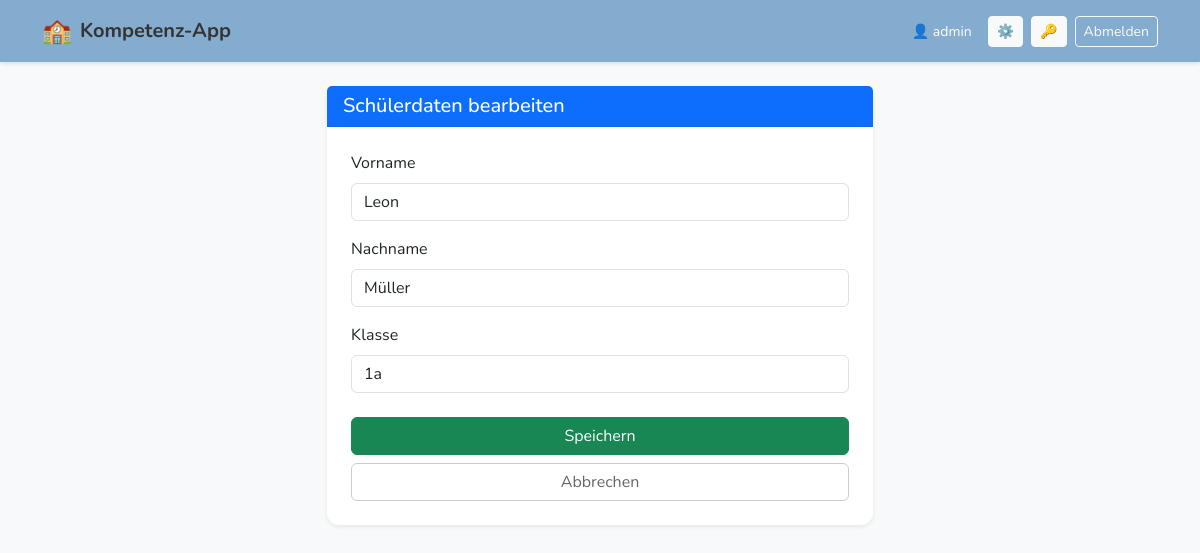
Screenshot of /admin/student/edit/1 (signed in) with the database file from the repository.
### app.py (models this page shows)
class User(UserMixin, db.Model):
    id = db.Column(db.Integer, primary_key=True)
    username = db.Column(db.String(100), unique=True)
    password_hash = db.Column(db.String(200))

class Schueler(db.Model):
    id = db.Column(db.Integer, primary_key=True)
    vorname = db.Column(db.String(100))
    nachname = db.Column(db.String(100))
    klasse = db.Column(db.String(20))

### app.py (the view, shortened to what this page needs)
@app.route('/admin/student/edit/<int:s_id>', methods=['GET', 'POST'])
@login_required
def admin_student_edit(s_id):
    schueler = Schueler.query.get(s_id)
    return render_template('admin_student_edit.html', s=schueler)

### app.py (called while the page is built)
@login_manager.user_loader
def load_user(user_id):
    return User.query.get(int(user_id))

### templates/admin_student_edit.html
{% extends "base.html" %}
{% block content %}
<div class="row justify-content-center">
    <div class="col-md-6">
        <div class="card shadow-sm">
            <div class="card-header bg-primary text-white">
                <h5 class="mb-0">Schülerdaten bearbeiten</h5>
            </div>
            <div class="card-body p-4">
                <form method="POST">
                    <div class="mb-3">
                        <label class="form-label">Vorname</label>
                        <input type="text" name="vorname" class="form-control" value="{{ s.vorname }}" required>
                    </div>
                    <div class="mb-3">
                        <label class="form-label">Nachname</label>
                        <input type="text" name="nachname" class="form-control" value="{{ s.nachname }}" required>
                    </div>
                    <div class="mb-4">
                        <label class="form-label">Klasse</label>
                        <input type="text" name="klasse" class="form-control" value="{{ s.klasse }}" required>
                    </div>
                    <div class="d-grid gap-2">
                        <button type="submit" class="btn btn-success">Speichern</button>
                        <a href="/admin/students" class="btn btn-outline-secondary">Abbrechen</a>
                    </div>
                </form>
            </div>
        </div>
    </div>
</div>
{% endblock %}

### templates/base.html (shortened to what this page needs)
<!doctype html>
<html lang="de">
  <head>
    <link href="https://cdn.jsdelivr.net/npm/bootstrap@5.3.0/dist/css/bootstrap.min.css" rel="stylesheet">
  </head>
  <body>
    <nav class="navbar mb-4 sticky-top">
  <div class="container d-flex justify-content-between">
    <a class="navbar-brand d-flex align-items-center" href="/">
        <span style="font-size: 1.5rem;">🏫</span>
        <span class="ms-2 d-none d-md-inline">Kompetenz-App</span>
    </a>
 {% if current_user.is_authenticated %}
    <div class="d-flex align-items-center gap-2">
        <span class="text-white small d-none d-sm-inline me-2">👤 {{ current_user.username }}</span>
        <a href="/admin" class="btn btn-sm btn-light" title="Verwaltung">⚙️</a>
        <a href="/change_password" class="btn btn-sm btn-light" title="Passwort ändern">🔑</a>
        <a href="/logout" class="btn btn-sm btn-outline-light">Abmelden</a>
    </div>
    {% endif %}
  </div>
</nav>
    <div class="container pb-5">
        {% block content %}{% endblock %}
    </div>
  </body>
</html>

### templates/base.html (style rules this page uses)
:root { --school-blue: #84acce; --school-yellow: #f6f2b5; --school-green: #c7e1ba; --school-orange: #f08d4b; --school-dark: #343434; --school-bg: #f8f9fa; }
body { font-family: 'Nunito', sans-serif; color: var(--school-dark); background-color: var(--school-bg); }
.navbar { background-color: var(--school-blue) !important; box-shadow: 0 2px 4px rgba(0,0,0,0.1); }
.navbar-brand { color: var(--school-dark) !important; font-weight: 700; }
.btn-secondary, .btn-outline-secondary { color: #666; border-color: #ccc; }
.card { border: none; border-radius: 12px; box-shadow: 0 4px 6px rgba(0,0,0,0.05); }
.card-header { background-color: rgba(132, 172, 206, 0.2); border-bottom: 1px solid rgba(0,0,0,0.05); font-weight: bold; }

### rows the page displays
User: username "admin"
Schueler: vorname "Leon", nachname "Müller", klasse "1a"
